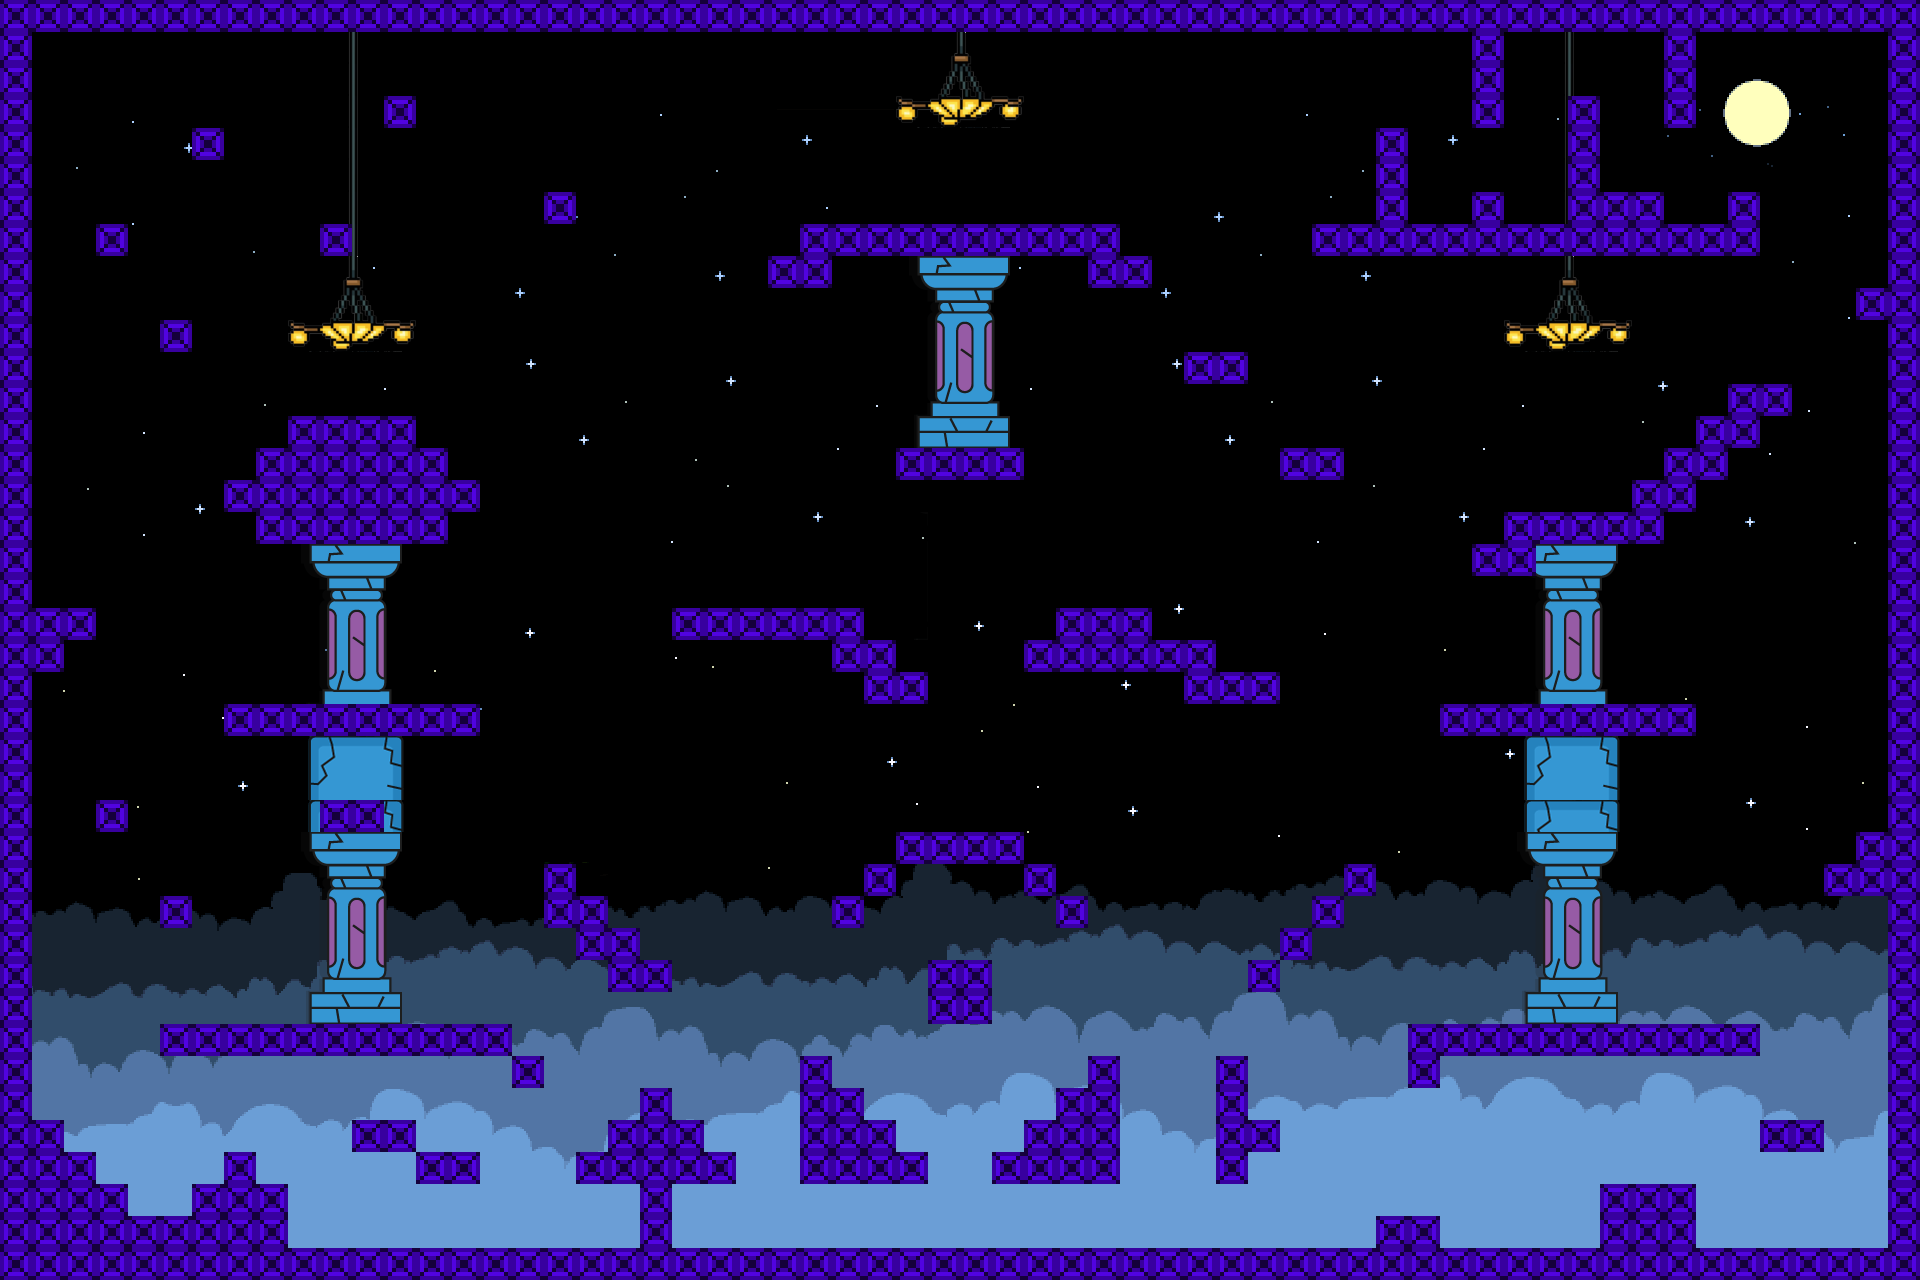

A level layout from a 2D game, rendered from its tile map. Below: a short description, then the map file with tile-grid data replaced by summaries:
An orthogonal 60x40 tile map with 32x32 px tiles, 3 tile layers (Tile Layer 1, Tile Layer 3, Tile Layer 2), 4 tilesets and 93 objects (top_r, top_l, Top).

<map version="1.9" tiledversion="1.9.2" orientation="orthogonal" renderorder="right-down" width="60" height="40" tilewidth="32" tileheight="32" infinite="0" nextlayerid="6" nextobjectid="160">
 <tileset firstgid="1" source="desert.tsx" />
 <tileset firstgid="49" source="map_textures.tsx" />
 <tileset firstgid="105" source="background.tsx" />
 <tileset firstgid="2325" source="purpleBlock.tsx" />
 <layer id="4" name="Tile Layer 1" width="60" height="40">
  <data>[2400 cells, 2242 non-empty, 2183 distinct tile ids]</data>
 </layer>
 <layer id="2" name="Tile Layer 3" width="60" height="40">
  <data>[2400 cells, 352 non-empty, 48 distinct tile ids]</data>
 </layer>
 <layer id="1" name="Tile Layer 2" width="60" height="40">
  <data>[2400 cells, 415 non-empty, 1 distinct tile ids]</data>
 </layer>
 <objectgroup id="5" name="Object Layer 1">
  <object id="1" x="1440" y="704" width="256" height="32" />
  <object id="2" x="1408" y="1024" width="352" height="32" />
  <object id="3" x="1408" y="1056" width="32" height="32" />
  <object id="4" x="1600" y="1184" width="96" height="64" />
  <object id="5" x="1376" y="1216" width="64" height="32" />
  <object id="6" x="1216" y="1056" width="32" height="128" />
  <object id="7" x="1248" y="1120" width="32" height="32" />
  <object id="8" x="1248" y="960" width="32" height="32" />
  <object id="9" x="1280" y="928" width="32" height="32" />
  <object id="10" x="1312" y="896" width="32" height="32" />
  <object id="11" x="1344" y="864" width="32" height="32" />
  <object id="12" x="1024" y="864" width="32" height="32" />
  <object id="13" x="1056" y="896" width="32" height="32" />
  <object id="19" x="832" y="896" width="32" height="32" />
  <object id="20" x="864" y="864" width="32" height="32" />
  <object id="21" x="896" y="832" width="128" height="32" />
  <object id="37" x="512" y="1056" width="32" height="32" />
  <object id="39" x="160" y="1024" width="352" height="32" />
  <object id="44" x="224" y="704" width="256" height="32" />
  <object id="60" name="top_r" x="1088" y="256" width="64" height="32" />
  <object id="58" name="top_l" x="768" y="256" width="64" height="32" />
  <object id="59" name="Top" x="800" y="224" width="320" height="32" />
  <object id="77" x="0" y="0" width="32" height="1280" />
  <object id="79" x="32" y="1248" width="1888" height="32" />
  <object id="80" x="1888" y="0" width="32" height="1248" />
  <object id="81" x="32" y="0" width="1856" height="32" />
  <object id="89" x="32" y="608" width="64" height="32" />
  <object id="90" x="32" y="640" width="32" height="32" />
  <object id="91" x="96" y="800" width="32" height="32" />
  <object id="92" x="160" y="896" width="32" height="32" />
  <object id="93" x="32" y="1120" width="32" height="128" />
  <object id="94" x="64" y="1152" width="32" height="96" />
  <object id="95" x="96" y="1184" width="32" height="64" />
  <object id="96" x="128" y="1216" width="160" height="32" />
  <object id="97" x="192" y="1184" width="96" height="32" />
  <object id="98" x="224" y="1152" width="32" height="32" />
  <object id="99" x="352" y="1120" width="64" height="32" />
  <object id="100" x="416" y="1152" width="64" height="32" />
  <object id="105" x="576" y="1152" width="160" height="32" />
  <object id="106" x="608" y="1120" width="96" height="32" />
  <object id="107" x="640" y="1088" width="32" height="32" />
  <object id="108" x="640" y="1184" width="32" height="64" />
  <object id="109" x="544" y="864" width="32" height="64" />
  <object id="110" x="576" y="896" width="32" height="64" />
  <object id="111" x="608" y="928" width="32" height="64" />
  <object id="112" x="640" y="960" width="32" height="32" />
  <object id="113" x="800" y="1056" width="32" height="128" />
  <object id="114" x="832" y="1088" width="32" height="96" />
  <object id="115" x="864" y="1120" width="32" height="64" />
  <object id="116" x="896" y="1152" width="32" height="32" />
  <object id="117" x="992" y="1152" width="128" height="32" />
  <object id="118" x="1024" y="1120" width="96" height="32" />
  <object id="119" x="1056" y="1088" width="64" height="32" />
  <object id="120" x="1088" y="1056" width="32" height="32" />
  <object id="121" x="928" y="960" width="64" height="64" />
  <object id="122" x="1760" y="1120" width="64" height="32" />
  <object id="123" x="1856" y="832" width="32" height="32" />
  <object id="124" x="1824" y="864" width="64" height="32" />
  <object id="125" x="1056" y="608" width="96" height="32" />
  <object id="126" x="1024" y="640" width="192" height="32" />
  <object id="127" x="1184" y="672" width="96" height="32" />
  <object id="128" x="672" y="608" width="192" height="32" />
  <object id="129" x="832" y="640" width="64" height="32" />
  <object id="130" x="864" y="672" width="64" height="32" />
  <object id="131" x="224" y="480" width="256" height="32" />
  <object id="132" x="256" y="512" width="192" height="32" />
  <object id="133" x="256" y="448" width="192" height="32" />
  <object id="134" x="288" y="416" width="128" height="32" />
  <object id="135" x="160" y="320" width="32" height="32" />
  <object id="136" x="320" y="224" width="32" height="32" />
  <object id="137" x="96" y="224" width="32" height="32" />
  <object id="138" x="192" y="128" width="32" height="32" />
  <object id="139" x="384" y="96" width="32" height="32" />
  <object id="140" x="544" y="192" width="32" height="32" />
  <object id="141" x="1472" y="32" width="32" height="96" />
  <object id="142" x="1376" y="128" width="32" height="96" />
  <object id="143" x="1312" y="224" width="448" height="32" />
  <object id="144" x="1728" y="192" width="32" height="32" />
  <object id="145" x="1472" y="192" width="32" height="32" />
  <object id="146" x="1568" y="96" width="32" height="128" />
  <object id="147" x="1600" y="192" width="64" height="32" />
  <object id="148" x="1664" y="32" width="32" height="96" />
  <object id="149" x="1856" y="288" width="32" height="32" />
  <object id="150" x="1184" y="352" width="64" height="32" />
  <object id="151" x="1280" y="448" width="64" height="32" />
  <object id="152" x="896" y="448" width="128" height="32" />
  <object id="153" x="1504" y="512" width="160" height="32" />
  <object id="154" x="1472" y="544" width="64" height="32" />
  <object id="155" x="1632" y="480" width="64" height="32" />
  <object id="156" x="1664" y="448" width="64" height="32" />
  <object id="157" x="1696" y="416" width="64" height="32" />
  <object id="158" x="1728" y="384" width="64" height="32" />
  <object id="159" x="320" y="800" width="64" height="32" />
 </objectgroup>
</map>
